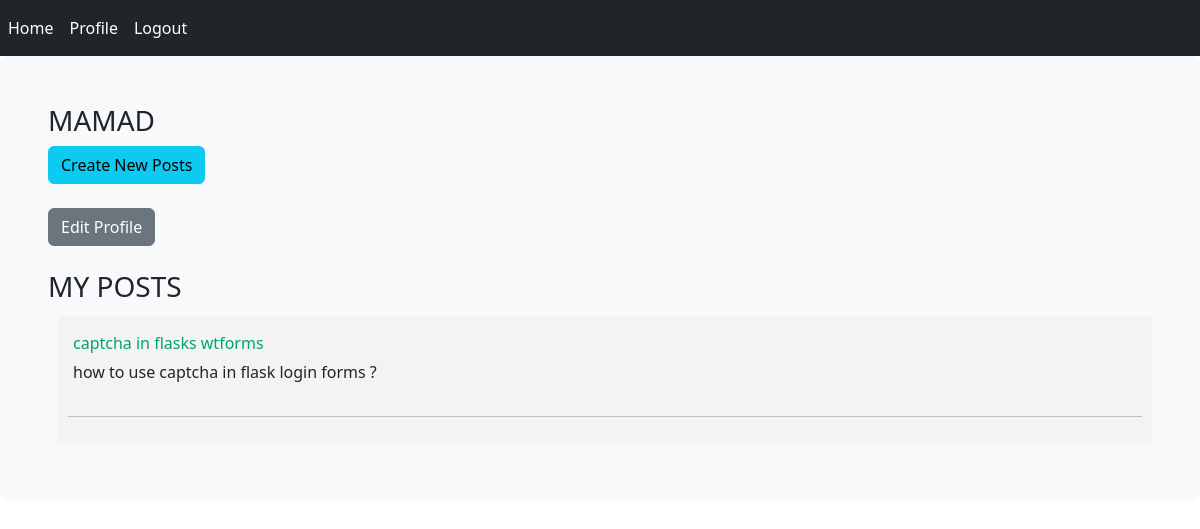
Screenshot of /profile/4 (signed in) with the database file from the repository.
### blog/models.py (models this page shows, shortened)
class User(UserMixin, db.Model):
    id = db.Column(db.Integer, primary_key=True)
    username = db.Column(db.String(30), unique=True,nullable=False)
    email = db.Column(db.String(45), unique=True, nullable=False)
    password = db.Column(db.String(30), nullable=False)
    posts = db.relationship('Post', backref='author', lazy=True)

class Post(db.Model):
    id = db.Column(db.Integer, primary_key=True)
    title = db.Column(db.String(120),nullable=False)
    date = db.Column(db.DateTime, default=datetime.now)
    content = db.Column(db.Text, nullable=False)
    user_id = db.Column(db.Integer, db.ForeignKey('user.id'), nullable=False)
    comments = db.relationship('Comment', backref='post')

### blog/routes.py (the view)
@app.route('/profile/<int:user_id>')
@login_required
def profile(user_id):
    user = User.query.get(user_id)
    return render_template('profile.html', user=user)

### blog/models.py (called while the page is built)
@login_manager.user_loader
def load_user(user_id):
    return User.query.get(int(user_id))

### blog/templates/profile.html (shortened to what this page needs)
{% extends 'base.html' %}
{% block css %}
<link rel="stylesheet" href="{{ url_for('static', filename='home.css') }}">
{% endblock %}
{% block content %}
    <h3>{{ current_user.username|upper }}</h3>
    <a href="{{ url_for('new_post') }}" class="btn btn-info">Create New Posts</a><br><br>
    <a href="{{ url_for('edit_profile') }}" class="btn btn-secondary">Edit Profile</a><br><br>
    <h3>MY POSTS</h3>
    <div class="content">
        {% for post in user.posts %}
            <div class="post">
                    <p class="title">
                        <a href="{{ url_for('post_detail', post_id=post.id) }}">
                            {{ post.title }}
                        </a>
                    </p>
                <div class="content">
                    <p>{{ post.content }}</p>
                </div>
                <hr>
            </div>
        {% endfor %}
    </div>
{% endblock %}

### blog/static/home.css (style rules this page uses)
.title { margin: 5px; }
.content { margin: 5px; width: 100%; display: flex; flex-direction: row; flex-wrap: wrap; }
.post { flex: 20%; padding: 10px; margin: 5px; background-color: #f3f3f3; inline-size: 100%; }
.title a { color: #00a36f; text-decoration: none; }

### rows the page displays
User: username "MAMAD"
Post: title "captcha in flasks wtforms", content "how to use captcha in flask login forms ?"
